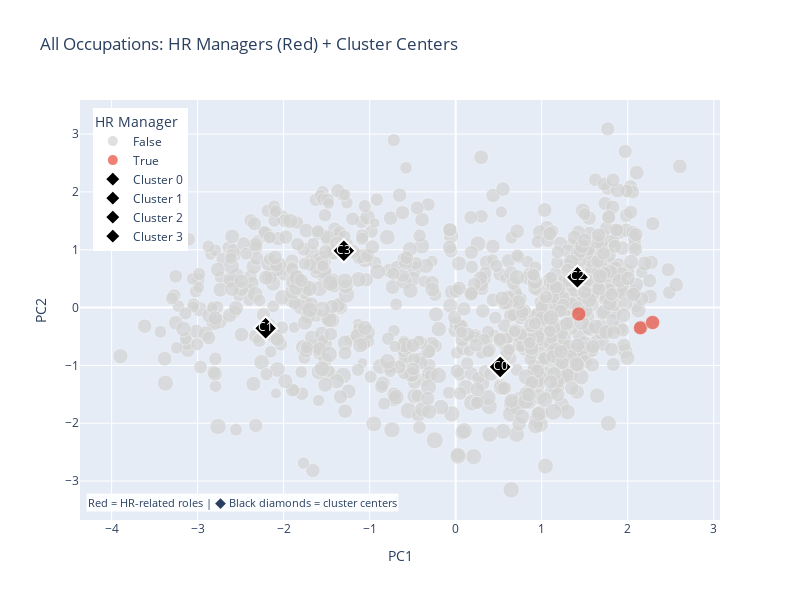

Notebook code for this chart:
### Code cell
from sklearn.cluster import KMeans
from sklearn.decomposition import PCA
from sklearn.preprocessing import StandardScaler
import plotly.express as px
import plotly.graph_objects as go
import pandas as pd
import numpy as np

# Cluster ALL occupations
scaler = StandardScaler()
X_scaled = scaler.fit_transform(X)
kmeans = KMeans(n_clusters=4, random_state=42)
df_flag['cluster'] = kmeans.fit_predict(X_scaled)

# PCA
pca = PCA(n_components=2)
X_pca = pca.fit_transform(X_scaled)

plot_data = pd.DataFrame({
    'PC1': X_pca[:, 0],
    'PC2': X_pca[:, 1],
    'cluster': df_flag['cluster'],
    'title': df_flag['title'],
    'automation': df_flag['automation'],
    'soft_score': df_flag['soft_score'],
    'tech_score': df_flag['tech_score'],
    'is_hr_manager': df_flag['is_hr_manager']
})

# Calculate cluster centroids (average lines)
cluster_centroids = plot_data.groupby('cluster')[['PC1', 'PC2']].mean().reset_index()

# Base scatter plot - GRAY points + RED HR
fig = px.scatter(plot_data, 
                 x='PC1', y='PC2', 
                 color='is_hr_manager',
                 color_discrete_map={False: 'lightgray', True: '#e74c3c'},
                 size='automation',
                 hover_data=['title', 'cluster', 'soft_score', 'tech_score'],
                 title="All Occupations: HR Managers (Red) + Cluster Centers",
                 labels={'is_hr_manager': ''},
                 size_max=12)

fig.update_traces(marker=dict(line=dict(width=0.5, color='white')))

# Add cluster center lines (black diamonds)
for cluster_id in sorted(cluster_centroids['cluster']):
    centroid = cluster_centroids[cluster_centroids['cluster'] == cluster_id]
    
    # Cluster center point
    fig.add_trace(go.Scatter(
        x=centroid['PC1'], y=centroid['PC2'],
        mode='markers+text',
        marker=dict(size=18, symbol='diamond', color='black', line=dict(width=2, color='white')),
        text=[f'C{cluster_id}'],
        textposition="middle center",
        textfont=dict(size=12, color='white'),
        name=f'Cluster {cluster_id}',
        showlegend=True,
        hovertemplate=f'<b>Cluster {cluster_id} Center</b><extra></extra>'
    ))

# Clean layout
fig.update_layout(
    legend=dict(title="HR Manager", x=0.02, y=0.98),
    annotations=[
        dict(text="Red = HR-related roles | ◆ Black diamonds = cluster centers", 
             x=0.01, y=0.02, xref="paper", yref="paper", showarrow=False,
             font=dict(size=11), bgcolor="rgba(255,255,255,0.9)")
    ],
    showlegend=True,
    width=800, height=600
)

fig.show()

# HR positioning in clusters
hr_in_clusters = df_flag[df_flag['is_hr_manager']].groupby('cluster').agg({
    'title': ['count', lambda x: ', '.join(x.unique())],
    'automation': 'mean',
    'soft_score': 'mean',
    'tech_score': 'mean'
}).round(3)
hr_in_clusters.columns = ['HR_count', 'HR_roles', 'automation', 'soft_score', 'tech_score']
print("\nHR Managers Position in Clusters:")
print(hr_in_clusters)

# Cluster summary
cluster_summary = df_flag.groupby('cluster').agg({
    'title': 'count',
    'automation': 'mean',
    'soft_score': 'mean',
    'tech_score': 'mean'
}).round(3).rename(columns={'Title': 'total_jobs'})
print("\nCluster Summary (All Jobs):")
print(cluster_summary)

### Figure 1 — Plotly figure (JSON) as saved in the notebook; plotly's stock layout.template omitted (floating-point values rounded to 4 significant figures; data arrays with more than 128 entries replaced by an {"elided": "..."} marker saying what was removed)
{"data": [{"customdata": {"elided": "891x4 mixed values"}, "hovertemplate": "=False<br>PC1=%{x}<br>PC2=%{y}<br>automation=%{marker.size}<br>title=%{customdata[0]}<br>cluster=%{customdata[1]}<br>soft_score=%{customdata[2]}<br>tech_score=%{customdata[3]}<extra></extra>", "legendgroup": "False", "marker": {"color": "lightgray", "line": {"color": "white", "width": 0.5}, "size": {"elided": "891 float values"}, "sizemode": "area", "sizeref": 0.02997, "symbol": "circle"}, "mode": "markers", "name": "False", "orientation": "v", "showlegend": true, "type": "scatter", "x": {"elided": "891 float values"}, "xaxis": "x", "y": {"elided": "891 float values"}, "yaxis": "y"}, {"customdata": [["Compensation and Benefits Managers", 2, 3.506, 2.188], ["Human Resources Managers", 2, 3.962, 2.077], ["Training and Development Managers", 2, 3.837, 2.175]], "hovertemplate": "=True<br>PC1=%{x}<br>PC2=%{y}<br>automation=%{marker.size}<br>title=%{customdata[0]}<br>cluster=%{customdata[1]}<br>soft_score=%{customdata[2]}<br>tech_score=%{customdata[3]}<extra></extra>", "legendgroup": "True", "marker": {"color": "#e74c3c", "line": {"color": "white", "width": 0.5}, "size": [2.955, 2.846, 3.0], "sizemode": "area", "sizeref": 0.02997, "symbol": "circle"}, "mode": "markers", "name": "True", "orientation": "v", "showlegend": true, "type": "scatter", "x": [1.431, 2.146, 2.289], "xaxis": "x", "y": [-0.1109, -0.351, -0.2581], "yaxis": "y"}, {"hovertemplate": "<b>Cluster 0 Center</b><extra></extra>", "marker": {"color": "black", "line": {"color": "white", "width": 2}, "size": 18, "symbol": "diamond"}, "mode": "markers+text", "name": "Cluster 0", "showlegend": true, "text": ["C0"], "textfont": {"color": "white", "size": 12}, "textposition": "middle center", "type": "scatter", "x": [0.5171], "y": [-1.026]}, {"hovertemplate": "<b>Cluster 1 Center</b><extra></extra>", "marker": {"color": "black", "line": {"color": "white", "width": 2}, "size": 18, "symbol": "diamond"}, "mode": "markers+text", "name": "Cluster 1", "showlegend": true, "text": ["C1"], "textfont": {"color": "white", "size": 12}, "textposition": "middle center", "type": "scatter", "x": [-2.209], "y": [-0.3563]}, {"hovertemplate": "<b>Cluster 2 Center</b><extra></extra>", "marker": {"color": "black", "line": {"color": "white", "width": 2}, "size": 18, "symbol": "diamond"}, "mode": "markers+text", "name": "Cluster 2", "showlegend": true, "text": ["C2"], "textfont": {"color": "white", "size": 12}, "textposition": "middle center", "type": "scatter", "x": [1.415], "y": [0.5257]}, {"hovertemplate": "<b>Cluster 3 Center</b><extra></extra>", "marker": {"color": "black", "line": {"color": "white", "width": 2}, "size": 18, "symbol": "diamond"}, "mode": "markers+text", "name": "Cluster 3", "showlegend": true, "text": ["C3"], "textfont": {"color": "white", "size": 12}, "textposition": "middle center", "type": "scatter", "x": [-1.3], "y": [0.9825]}], "layout": {"annotations": [{"bgcolor": "rgba(255,255,255,0.9)", "font": {"size": 11}, "showarrow": false, "text": "Red = HR-related roles | ◆ Black diamonds = cluster centers", "x": 0.01, "xref": "paper", "y": 0.02, "yref": "paper"}], "height": 600, "legend": {"itemsizing": "constant", "title": {"text": "HR Manager"}, "tracegroupgap": 0, "x": 0.02, "y": 0.98}, "showlegend": true, "title": {"text": "All Occupations: HR Managers (Red) + Cluster Centers"}, "width": 800, "xaxis": {"anchor": "y", "domain": [0, 1], "title": {"text": "PC1"}}, "yaxis": {"anchor": "x", "domain": [0, 1], "title": {"text": "PC2"}}}}
